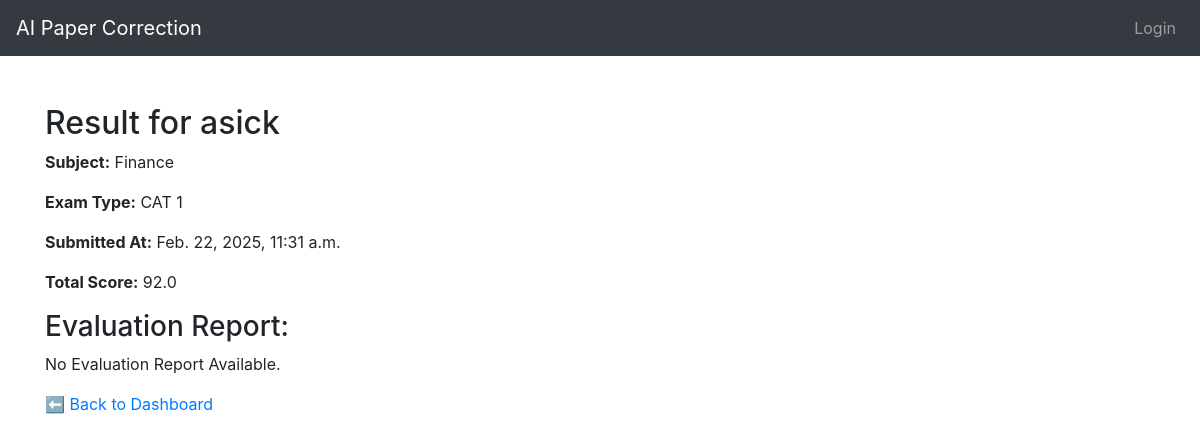
The app's page /submission/1/result/ with its own data.
### app/models.py (models this page shows, shortened)
class StudentExam(models.Model):
    YEAR_CHOICES = [
        ('1', '1st Year'),
        ('2', '2nd Year'),
        ('3', '3rd Year'),
        ('4', '4th Year'),
    ]
    EXAM_TYPE_CHOICES = [
        ('CAT 1', 'CAT 1'),
        ('CAT 2', 'CAT 2'),
    ]
    exam = models.ForeignKey(Exam, on_delete=models.CASCADE, related_name='submissions',null=True,blank=True)  # New field
    student = models.ForeignKey(User, on_delete=models.CASCADE)
    year = models.CharField(max_length=1, choices=YEAR_CHOICES)
    exam_type = models.CharField(max_length=10, choices=EXAM_TYPE_CHOICES)
    staff_name = models.CharField(max_length=100)
    subject = models.CharField(max_length=100)
    submitted_at = models.DateTimeField(auto_now_add=True)
    ocr_answer_sheet = models.FileField(upload_to='ocr_answer_sheets/', null=True, blank=True)
    is_evaluated = models.BooleanField(default=False)
    total_score = models.FloatField(null=True, blank=True)
    evaluation_report = models.TextField(null=True, blank=True)  # New field

### aipaper/views.py (the view)
# urls.py: path('submission/<int:submission_id>/result/', views.view_result, name='view_result'),
def view_result(request, submission_id):
    submission = get_object_or_404(StudentExam, id=submission_id)
    evaluation_report = []
    if submission.evaluation_report:
        try:
            evaluation_report = json.loads(submission.evaluation_report)
        except json.JSONDecodeError:
            evaluation_report = []
    context = {
        'submission': submission,
        'evaluation_report': evaluation_report
    }
    return render(request, 'teacher/view_results.html', context)

### templates/teacher/view_results.html
{% extends 'base.html' %}
{% block content %}
<h2>Result for {{ submission.student.username }}</h2>
<p><strong>Subject:</strong> {{ submission.subject }}</p>
<p><strong>Exam Type:</strong> {{ submission.exam_type }}</p>
<p><strong>Submitted At:</strong> {{ submission.submitted_at }}</p>
<p><strong>Total Score:</strong> {{ submission.total_score|default:"N/A" }}</p>
<h3>Evaluation Report:</h3>
{% if evaluation_report %}
  {% for item in evaluation_report %}
    <div class="question-block">
      <h4>Question {{ forloop.counter }}: {{ item.question }}</h4>
      <p><strong>Student Answer:</strong> {{ item.student_answer }}</p>
      <p><strong>Correct Answer:</strong> {{ item.correct_answer }}</p>
      <p><strong>Marks Awarded:</strong> {{ item.marks_awarded }} / {{ item.max_marks }}</p>
      <p><strong>Reason:</strong> {{ item.reason }}</p>
    </div>
    <hr>
  {% endfor %}
{% else %}
  <p>No Evaluation Report Available.</p>
{% endif %}
<a href="{% url 'teacher_dashboard' %}">⬅️ Back to Dashboard</a>
{% endblock %}

### records on screen
StudentExam: student.username "asick", subject "Finance", exam_type "CAT 1", submitted_at "Feb. 22, 2025, 11:31 a.m.", total_score "92.0"
